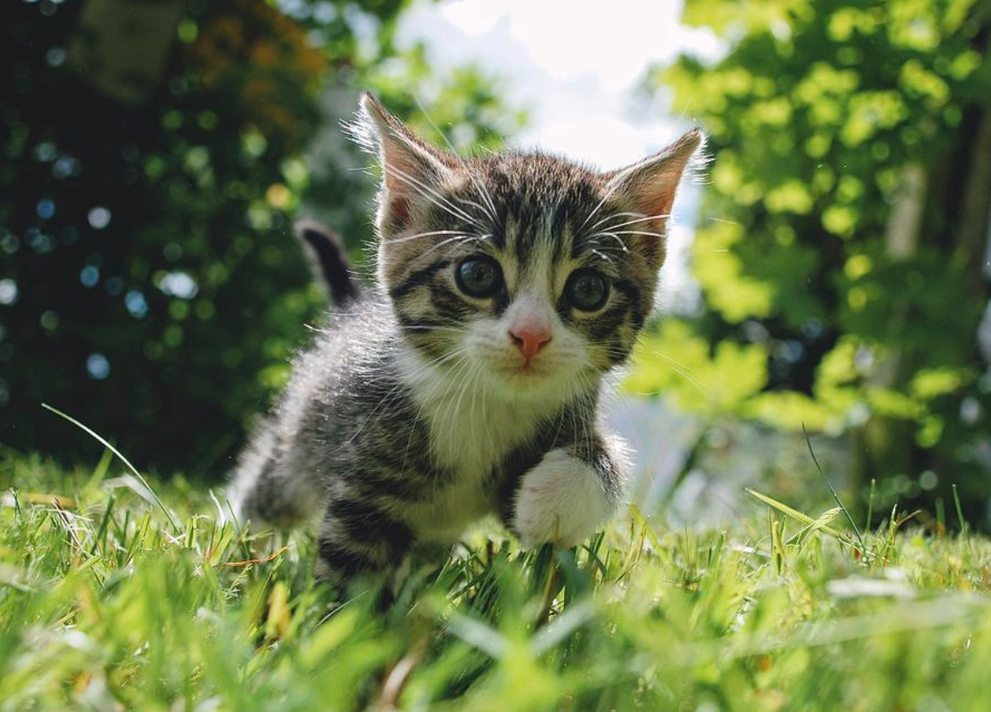
#> input picture cat.png, 991 x 712 px, shrunk from 1156 x 831 before the run
$ python lab_6.py   (older library calls are emulated)
#> lines starting #> are read from the running program, lines starting #| are printed output that depends on the picture
"""
py -m pip install opencv-python numpy matplotlib
"""
import cv2
import numpy as np
import matplotlib.pyplot as plt

# Read the image
image = cv2.imread("cat.png", cv2.IMREAD_GRAYSCALE)
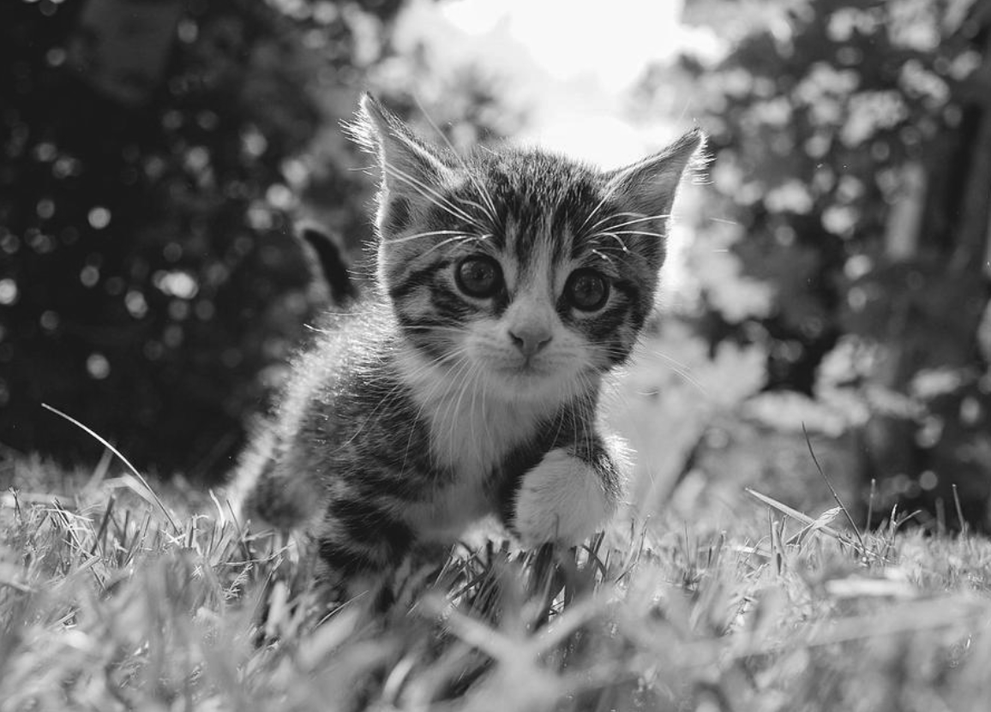
#> image: shape (712, 991); min 14, max 255, mean 111.5

# Sobel Edge Detection
sobel_x = cv2.Sobel(image, cv2.CV_32F, 1, 0, ksize=3)
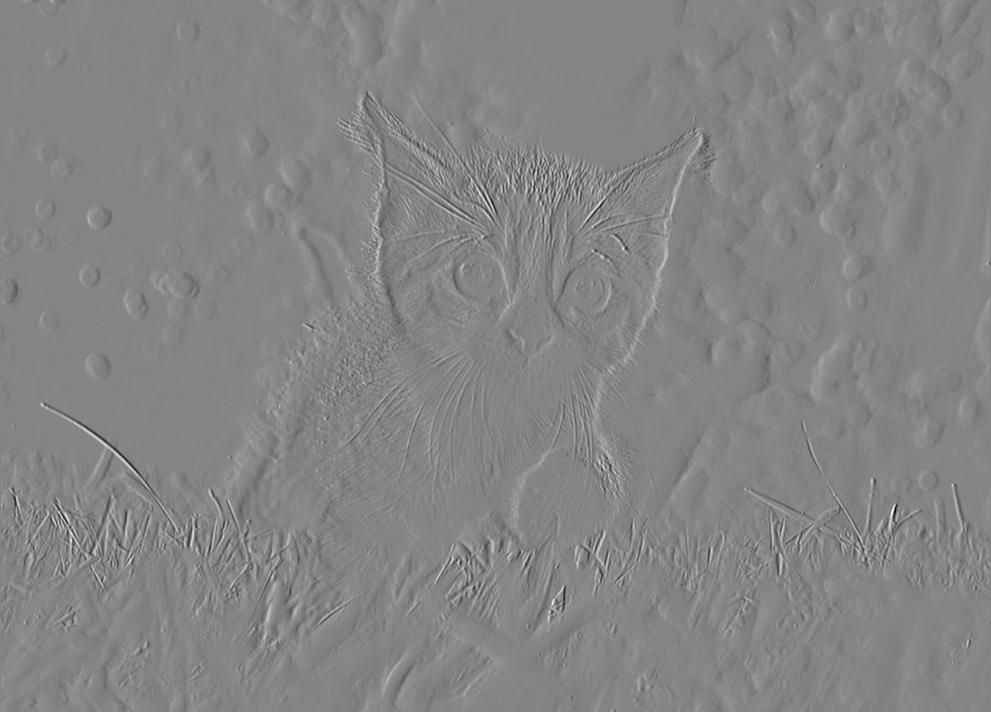
#> sobel_x: shape (712, 991) float32; min -778, max 714, mean 0.1; drawn with min black and max white
sobel_y = cv2.Sobel(image, cv2.CV_32F, 0, 1, ksize=3)
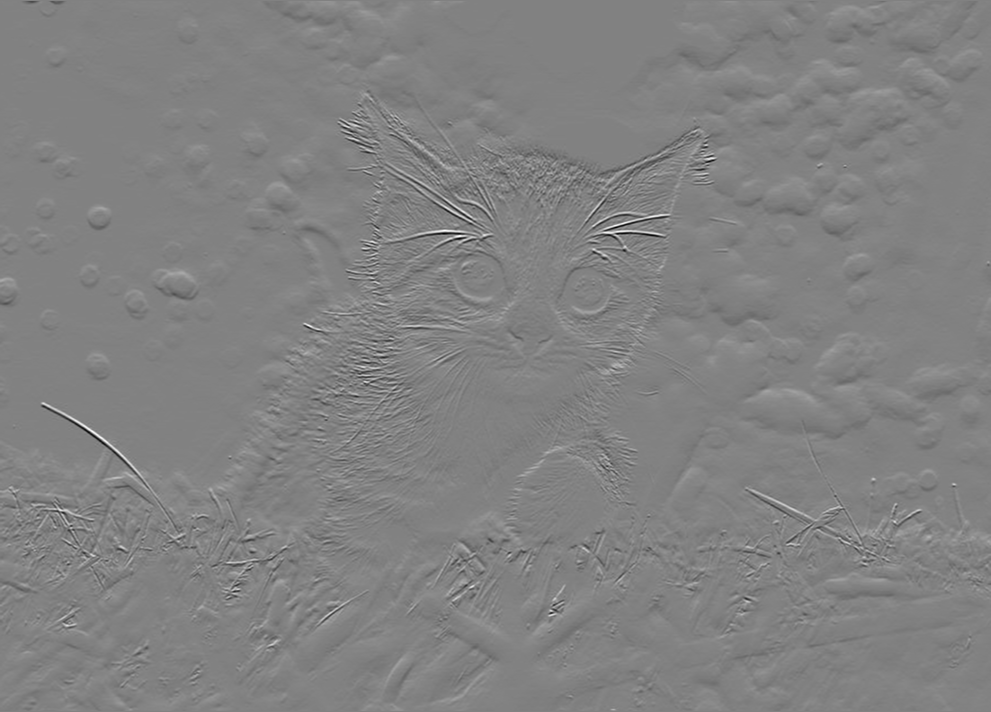
#> sobel_y: shape (712, 991) float32; min -771, max 742, mean 0.1; drawn with min black and max white
sobel = cv2.convertScaleAbs(cv2.magnitude(sobel_x, sobel_y))
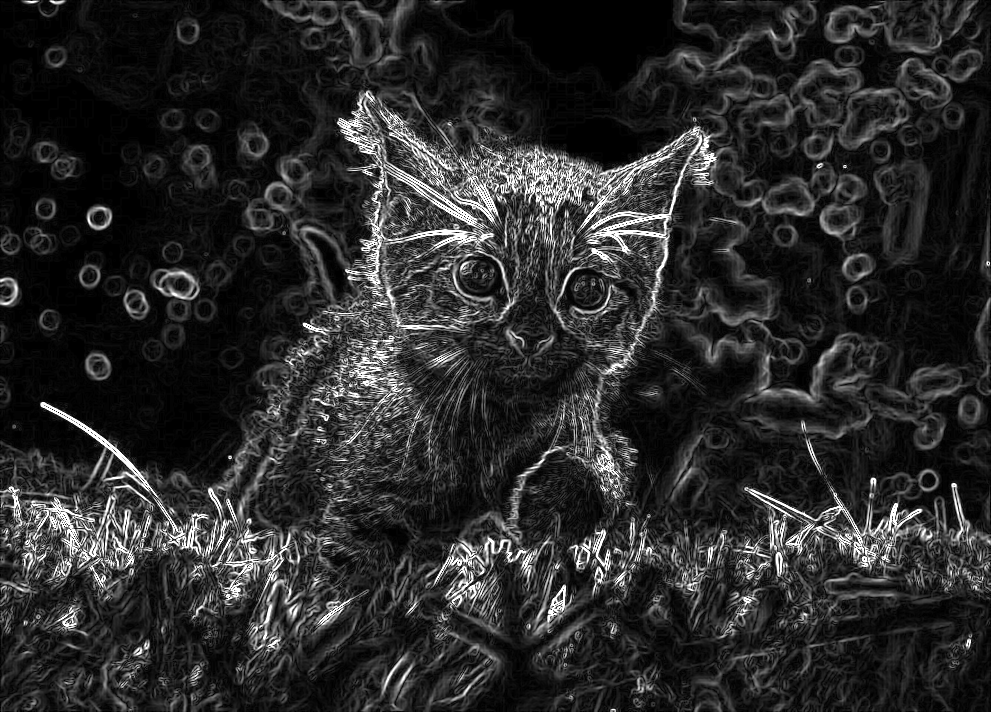
#> sobel: shape (712, 991); min 0, max 255, mean 42.5

# Laplacian Edge Detection
laplacian = cv2.Laplacian(image, cv2.CV_64F, ksize=3)
laplacian = cv2.convertScaleAbs(laplacian)
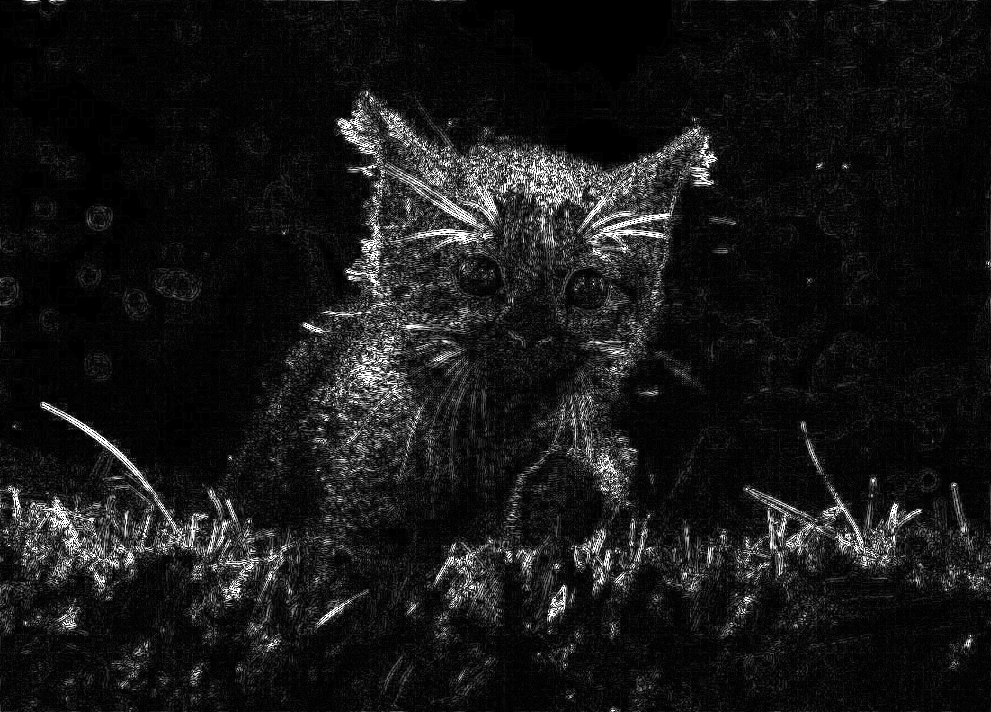
#> laplacian: shape (712, 991); min 0, max 255, mean 22.7

# Canny Edge Detection
canny = cv2.Canny(image, 100, 200)
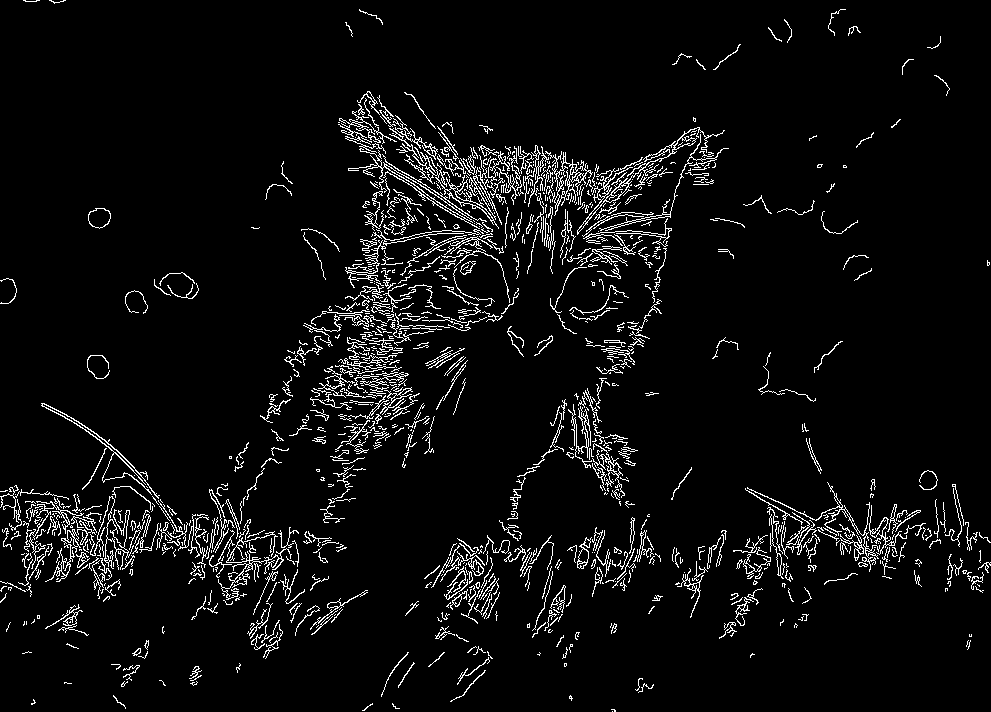
#> canny: shape (712, 991); 5.2% white in thin lines or dots

# Display and Compare Results
plt.figure(figsize=(10, 6))

plt.subplot(2, 2, 1)
plt.imshow(image, cmap="gray")
plt.title("Original Image")
plt.axis("off")

plt.subplot(2, 2, 2)
plt.imshow(sobel, cmap="gray")
plt.title("Sobel Edge Detection")
plt.axis("off")

plt.subplot(2, 2, 3)
plt.imshow(laplacian, cmap="gray")
plt.title("Laplacian Edge Detection")
plt.axis("off")

plt.subplot(2, 2, 4)
plt.imshow(canny, cmap="gray")
plt.title("Canny Edge Detection")
plt.axis("off")

plt.tight_layout()
plt.show()
